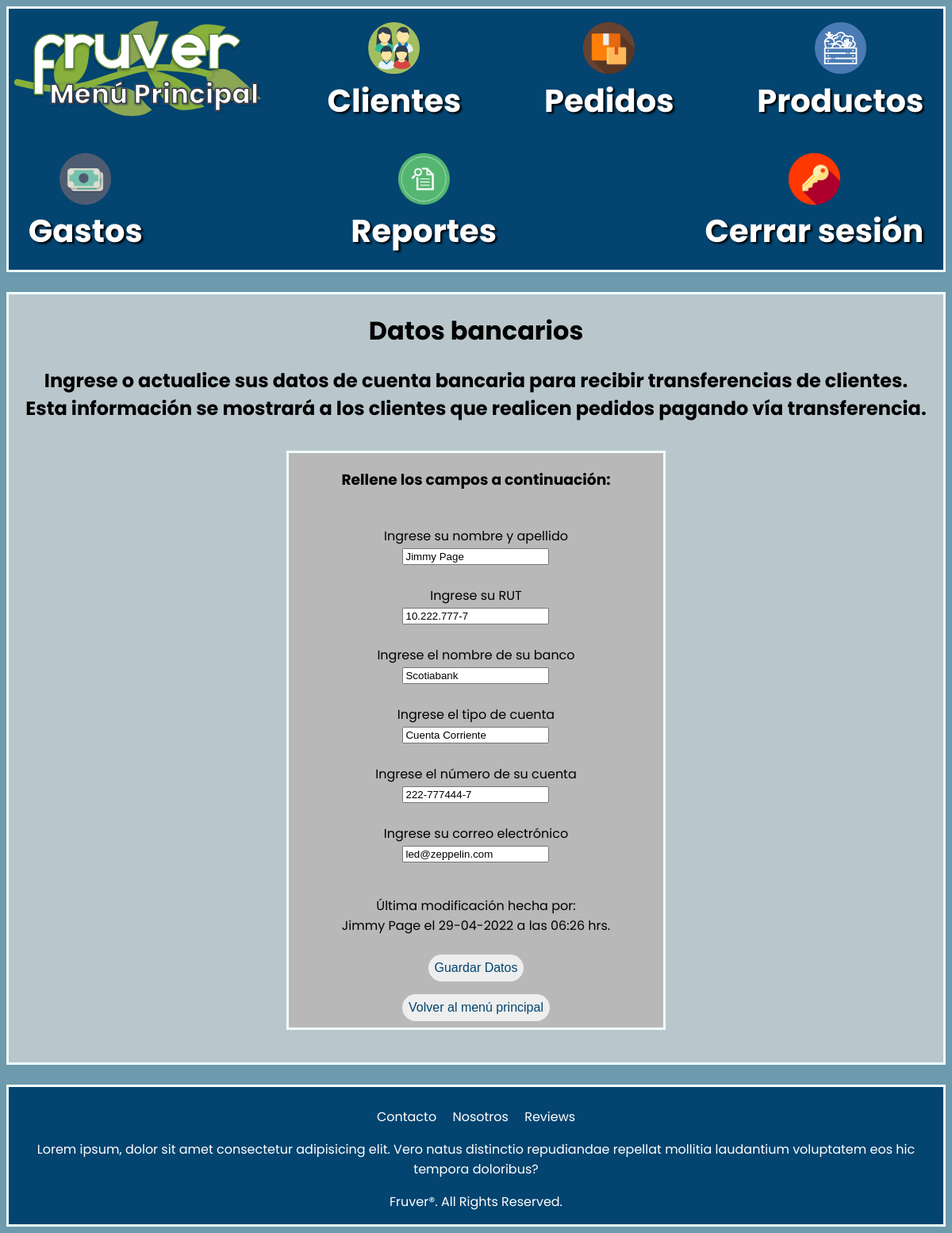
/mainmenu/datosbanco/ (signed in), run on the app's committed database.
### Home/models.py (models this page shows, shortened)
class CuentaBancaria(models.Model):
    vendedor = models.ForeignKey('Usuario', null=True, on_delete=models.SET_NULL)
    titular = models.CharField(max_length=40)
    rut = models.CharField(max_length=12)
    banco = models.CharField(max_length=30)
    tipo_cuenta = models.CharField(max_length=20)
    numero_cuenta = models.CharField(max_length=40)
    email = models.CharField(max_length=50)

class Usuario(AbstractBaseUser, PermissionsMixin):
    nombre_usuario = models.CharField(max_length=30)
    apellido_usuario = models.CharField(max_length=30)
    email_usuario = models.EmailField(max_length=50, unique=True)
    password = models.CharField(max_length=255)
    telefono_usuario = models.CharField(max_length=12)
    domicilio_usuario = models.CharField(max_length=50)
    comuna = models.ForeignKey('Comuna', null=True, on_delete=models.SET_NULL)
    is_staff = models.BooleanField(default=False)
    is_active = models.BooleanField(default=True)
    objects = CustomAccountManager()
    USERNAME_FIELD = 'email_usuario'
    REQUIRED_FIELDS = ['nombre_usuario', 'apellido_usuario', 'password', 'telefono_usuario', 'domicilio_usuario']

### Home/views.py (the view)
# urls.py: path('mainmenu/datosbanco/', views.datosbanco, name='fruver-datosbanco'), #Ingresar datos bancarios del vendedor
@login_required(login_url='fruver-acceso')
def datosbanco(request):
    current_user = request.user
    if current_user.is_staff != 1:
        return redirect('fruver-home')
    current_user = request.user
    date = datetime.now()
    fecha = date.strftime('%d-%m-%Y')
    hora = date.strftime('%H:%M')
    cuenta = CuentaBancaria.objects.first()
    account = CuentaBancaria.objects.filter(pk=1)
    form = FormularioCuentaBancaria(request.POST or None, instance=cuenta)
    if form.is_valid():
        form.save()
        account.update(vendedor=current_user)
        messages.success(request,'Los datos de la cuenta se han guardado con éxito')
        return redirect('fruver-datosbanco')
    context = {'cuenta': cuenta, 'form': form, 'fecha': fecha, 'hora': hora,}
    return render(request, 'Home/datosbanco.html', context)

### Home/forms.py
class FormularioCuentaBancaria(forms.ModelForm):
    class Meta:
        model = CuentaBancaria
        fields = [
            'titular',
            'rut',
            'banco',
            'tipo_cuenta',
            'numero_cuenta',
            'email'
        ]

### Pedidos/context_processor.py (called while the page is built)
def total_pedido(request):
    total = 0
    if request.user.is_authenticated:
        if "carrito" in request.session.keys():
            for key, value in request.session["carrito"].items():
                total += int(value["subtotal"])
    return {"total_pedido": total}

### Home/templates/Home/datosbanco.html (shortened to what this page needs)
{% extends "Home/mainmenu.html" %}
{% load static %}
{% block stylesheet %}
<link rel="stylesheet" href="{% static 'Home/styles/datosbanco.css' %}">
{% endblock stylesheet %}
{% block content %}
    <h1>Datos bancarios</h1>
    <h2>Ingrese o actualice sus datos de cuenta bancaria para recibir transferencias de clientes.<br>
        Esta información se mostrará a los clientes que realicen pedidos pagando vía transferencia.
    </h2>
    <div class="alignment">
        <div class="databox">
            <h3>Rellene los campos a continuación:</h3><br>
            <form action="" method="post" >
                <label for="name">Ingrese su nombre y apellido</label><br>
                {{form.titular}}<br><br>
                <label for="rut">Ingrese su RUT</label><br>
                {{form.rut}}<br><br>
                <label for="banco">Ingrese el nombre de su banco</label><br>
                {{form.banco}}<br><br>
                <label for="cuenta">Ingrese el tipo de cuenta</label><br>
                {{form.tipo_cuenta}}<br><br>
                <label for="numerocuenta">Ingrese el número de su cuenta</label><br>
                {{form.numero_cuenta}}<br><br>
                <label for="email">Ingrese su correo electrónico</label><br>
                {{form.email}}<br><br>
                <p>Última modificación hecha por:<br>{{cuenta.vendedor.nombre_usuario}} {{cuenta.vendedor.apellido_usuario}} el {{fecha}} a las {{hora}} hrs.</p>
                <button type="submit" id="submit">Guardar Datos</button>
            </form>
            <a href="/mainmenu"><button type="button">Volver al menú principal</button></a>
        </div>
    </div><br>
{% endblock content %}

### Home/static/Home/styles/mainmenu.css (style rules this page uses)
body { font-family: 'Poppins', sans-serif; background-color: #6d9aac; }

### Home/static/Home/styles/datosbanco.css (style rules this page uses)
.alignment { display: flex; flex-flow: row wrap; justify-content: center; align-items: center; }
.databox { margin: 1rem; width: 40%; height: 40%; background-color: rgb(184, 184, 184); border: solid 0.2rem azure; display: flex; flex-flow: column wrap; justify-content: center; align-items: center; }
button { background-color: rgb(238, 238, 238); margin: 0.5rem; border: none; padding: 0.5rem; font-size: 1rem; border-radius: 2rem; color: rgb(3, 68, 112); cursor: pointer; }

### data on the page
CuentaBancaria: titular "Jimmy Page", rut "10.222.777-7", banco "Scotiabank", tipo_cuenta "Cuenta Corriente", numero_cuenta "222-777444-7", email "led@zeppelin.com", vendedor.nombre_usuario "Jimmy", vendedor.apellido_usuario "Page"
